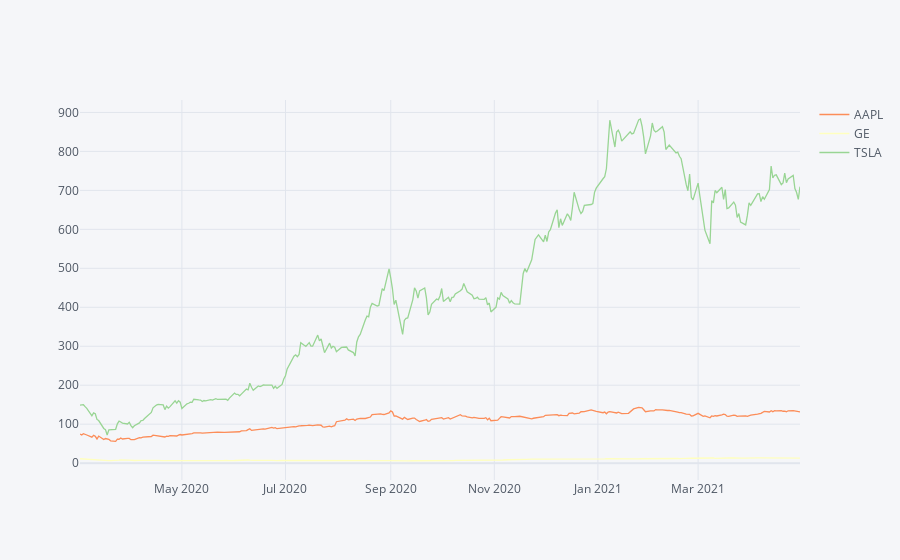

This figure's notebook cell:
### Code cell
df.Close.iplot(colorscale= "spectral")

### Figure 1 — Plotly figure (JSON) as saved in the notebook; plotly's stock layout.template omitted (floating-point values rounded to 4 significant figures; data arrays with more than 128 entries replaced by an {"elided": "..."} marker saying what was removed)
{"data": [{"line": {"color": "rgba(252, 141, 89, 1.0)", "dash": "solid", "shape": "linear", "width": 1.3}, "mode": "lines", "name": "AAPL", "text": "", "type": "scatter", "x": {"elided": "295 str values"}, "y": {"elided": "295 float values"}}, {"line": {"color": "rgba(255, 255, 191, 1.0)", "dash": "solid", "shape": "linear", "width": 1.3}, "mode": "lines", "name": "GE", "text": "", "type": "scatter", "x": {"elided": "295 str values"}, "y": {"elided": "295 float values"}}, {"line": {"color": "rgba(153, 213, 148, 1.0)", "dash": "solid", "shape": "linear", "width": 1.3}, "mode": "lines", "name": "TSLA", "text": "", "type": "scatter", "x": {"elided": "295 str values"}, "y": {"elided": "295 float values"}}], "layout": {"legend": {"bgcolor": "#F5F6F9", "font": {"color": "#4D5663"}}, "paper_bgcolor": "#F5F6F9", "plot_bgcolor": "#F5F6F9", "title": {"font": {"color": "#4D5663"}}, "xaxis": {"gridcolor": "#E1E5ED", "showgrid": true, "tickfont": {"color": "#4D5663"}, "title": {"font": {"color": "#4D5663"}, "text": ""}, "zerolinecolor": "#E1E5ED"}, "yaxis": {"gridcolor": "#E1E5ED", "showgrid": true, "tickfont": {"color": "#4D5663"}, "title": {"font": {"color": "#4D5663"}, "text": ""}, "zerolinecolor": "#E1E5ED"}}}
